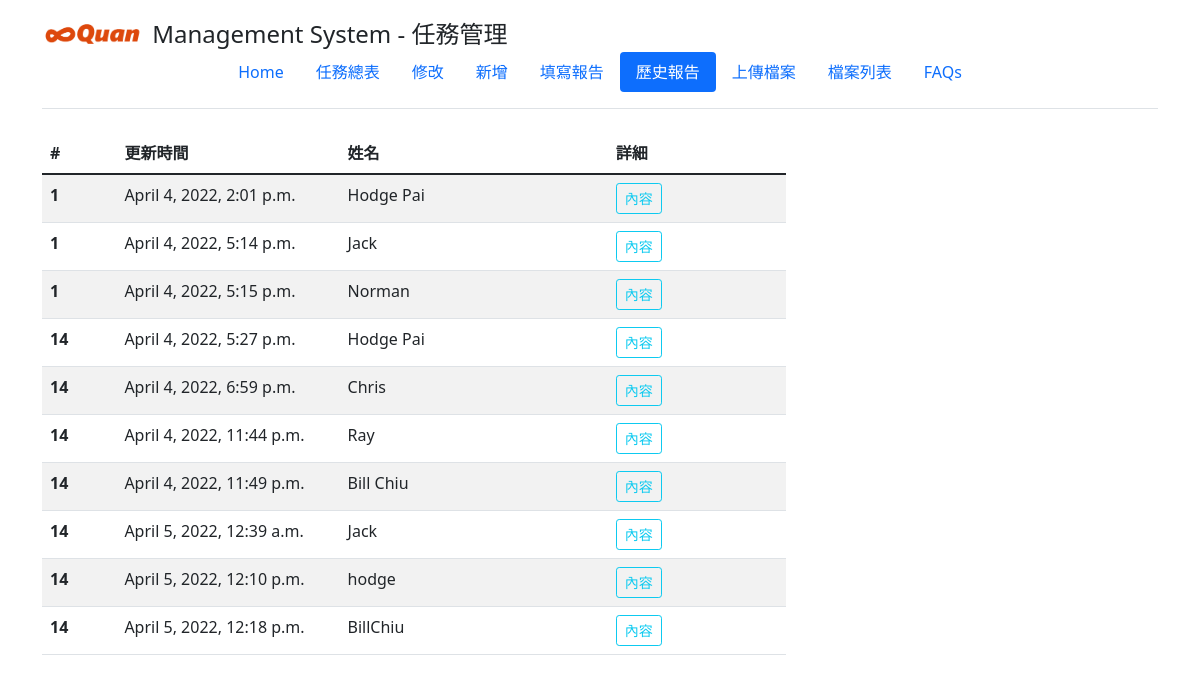
Screenshot of /weeklyReport/historicalReport/ (signed in) with the database file from the repository.
### weeklyReport/models.py (models this page shows, shortened)
class Report(models.Model):
    reporter = models.CharField(max_length=30)
    week = models.IntegerField()
    year = models.IntegerField()
    lastUpdateTime = models.DateTimeField(verbose_name='updated Time')
    itemsLastWeek = models.CharField(max_length=30)
    itemsComingWeek = models.CharField(max_length=120)
    others = models.CharField(max_length=120)
    SHIRT_SIZES = (
            ('S', 'Small'),
            ('M', 'Medium'),
            ('L', 'Large'),
    )
    name = models.CharField(max_length=60)
    shirt_size = models.CharField(max_length=1, choices=SHIRT_SIZES)

### weeklyReport/views.py (the view)
# urls.py: path('historicalReport/', views.historicalReport, name='historical'),
@login_required
def historicalReport(request):
    my_date = datetime.date.today()  # if date is 01/01/2018
    year, week_num, day_of_week = my_date.isocalendar()
    reports4ThisWeek = Report.objects.all()
    context = {'myreports': reports4ThisWeek, 'name': 'jack'}
    return render(request, 'weeklyReport/index.html', context)

### weeklyReport/templates/weeklyReport/index.html
{% extends "weeklyReport/base.html" %}
{% block mainBody %}
<div class='container'>
    <div class="col-md-8">
        <table class="table table-striped table-hover" style="width:100%">
        <thead>
            <th style="width: 10%">#</th>
            <th style="width: 30%">更新時間</th>
            <th>姓名</th>
            <th>詳細</th>
        </thead>
        <tbody>
        {% for areport in myreports %}
        <tr>
           <td><strong>{{ areport.week }} </strong></td>
           <td>{{ areport.lastUpdateTime }}</td>
            <td>{{ areport.reporter }} </td>
            <td><a href="{% url 'weeklyReport:showReport' areport.pk %}" class="btn btn-outline-info btn-sm">內容</a> </td>
        </tr>
        {% endfor %}
       </tbody>
        </table>
    </div>
</div>
{% endblock mainBody %}

### rows the page displays
Report: week "1", lastUpdateTime "April 4, 2022, 2:01 p.m.", reporter "Hodge Pai"
Report: week "1", lastUpdateTime "April 4, 2022, 5:14 p.m.", reporter "Jack"
Report: week "1", lastUpdateTime "April 4, 2022, 5:15 p.m.", reporter "Norman"
Report: week "14", lastUpdateTime "April 4, 2022, 5:27 p.m.", reporter "Hodge Pai"
Report: week "14", lastUpdateTime "April 4, 2022, 6:59 p.m.", reporter "Chris"
Report: week "14", lastUpdateTime "April 4, 2022, 11:44 p.m.", reporter "Ray"
Report: week "14", lastUpdateTime "April 4, 2022, 11:49 p.m.", reporter "Bill Chiu"
Report: week "14", lastUpdateTime "April 5, 2022, 12:39 a.m.", reporter "Jack"
Report: week "14", lastUpdateTime "April 5, 2022, 12:10 p.m.", reporter "hodge"
Report: week "14", lastUpdateTime "April 5, 2022, 12:18 p.m.", reporter "BillChiu"
